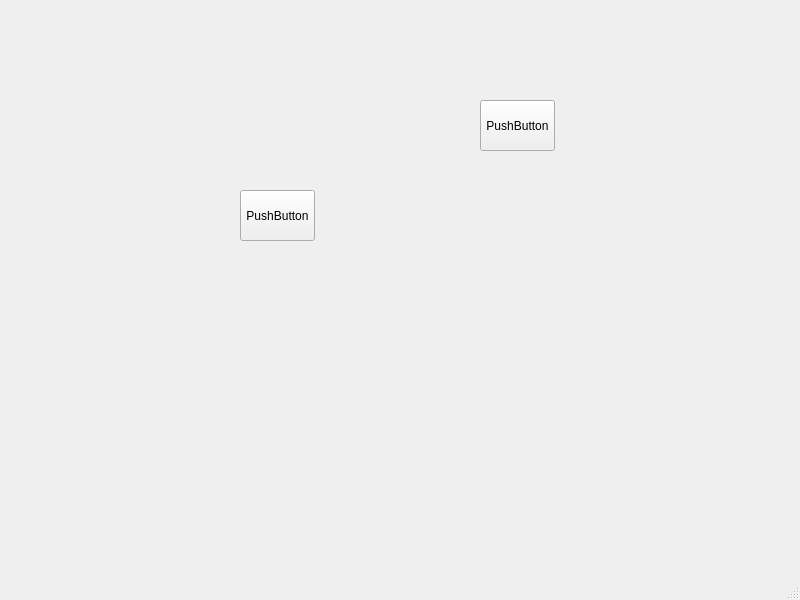
<?xml version="1.0" encoding="UTF-8"?>
<ui version="4.0">
 <class>MainWindow</class>
 <widget class="QMainWindow" name="MainWindow">
  <property name="geometry">
   <rect>
    <x>0</x>
    <y>0</y>
    <width>800</width>
    <height>600</height>
   </rect>
  </property>
  <property name="windowTitle">
   <string>MainWindow</string>
  </property>
  <widget class="QWidget" name="centralwidget">
   <widget class="QLabel" name="label">
    <property name="geometry">
     <rect>
      <x>0</x>
      <y>0</y>
      <width>791</width>
      <height>581</height>
     </rect>
    </property>
    <property name="text">
     <string/>
    </property>
    <property name="pixmap">
     <pixmap>152450_full.jpg</pixmap>
    </property>
    <property name="scaledContents">
     <bool>true</bool>
    </property>
   </widget>
   <widget class="QPushButton" name="pushButton_1">
    <property name="geometry">
     <rect>
      <x>480</x>
      <y>100</y>
      <width>75</width>
      <height>51</height>
     </rect>
    </property>
    <property name="text">
     <string>PushButton</string>
    </property>
   </widget>
   <widget class="QPushButton" name="pushButton_2">
    <property name="geometry">
     <rect>
      <x>240</x>
      <y>190</y>
      <width>75</width>
      <height>51</height>
     </rect>
    </property>
    <property name="text">
     <string>PushButton</string>
    </property>
   </widget>
  </widget>
  <widget class="QMenuBar" name="menubar">
   <property name="geometry">
    <rect>
     <x>0</x>
     <y>0</y>
     <width>800</width>
     <height>21</height>
    </rect>
   </property>
  </widget>
  <widget class="QStatusBar" name="statusbar"/>
 </widget>
 <resources/>
 <connections/>
</ui>
